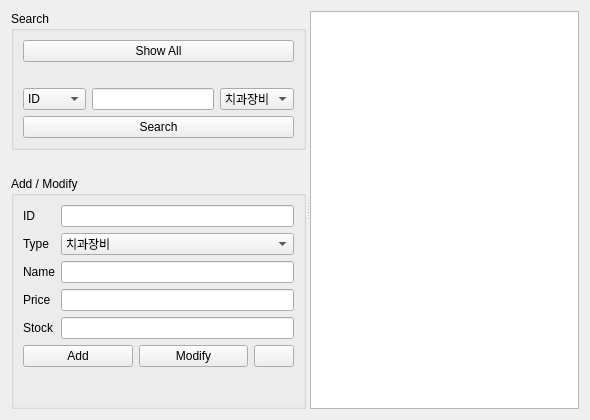
<?xml version="1.0" encoding="UTF-8"?>
<ui version="4.0">
 <class>ProductManagerForm</class>
 <widget class="QWidget" name="ProductManagerForm">
  <property name="geometry">
   <rect>
    <x>0</x>
    <y>0</y>
    <width>590</width>
    <height>420</height>
   </rect>
  </property>
  <property name="windowTitle">
   <string>Client Info</string>
  </property>
  <layout class="QVBoxLayout" name="verticalLayout_3">
   <item>
    <widget class="QSplitter" name="splitter">
     <property name="orientation">
      <enum>Qt::Horizontal</enum>
     </property>
     <widget class="QWidget" name="layoutWidget">
      <layout class="QVBoxLayout" name="toolVerticalLayout">
       <item>
        <widget class="QGroupBox" name="searchGroupBox">
         <property name="title">
          <string>Search</string>
         </property>
         <layout class="QVBoxLayout" name="verticalLayout_2">
          <item>
           <widget class="QPushButton" name="showAllPushButton">
            <property name="text">
             <string>Show All</string>
            </property>
           </widget>
          </item>
          <item>
           <spacer name="verticalSpacer">
            <property name="orientation">
             <enum>Qt::Vertical</enum>
            </property>
            <property name="sizeType">
             <enum>QSizePolicy::Fixed</enum>
            </property>
            <property name="sizeHint" stdset="0">
             <size>
              <width>20</width>
              <height>20</height>
             </size>
            </property>
           </spacer>
          </item>
          <item>
           <layout class="QHBoxLayout" name="searchHorizontalLayout">
            <item>
             <widget class="QComboBox" name="searchComboBox">
              <item>
               <property name="text">
                <string>ID</string>
               </property>
              </item>
              <item>
               <property name="text">
                <string>Type</string>
               </property>
              </item>
              <item>
               <property name="text">
                <string>Name</string>
               </property>
              </item>
             </widget>
            </item>
            <item>
             <widget class="QLineEdit" name="searchLineEdit"/>
            </item>
            <item>
             <widget class="QComboBox" name="searchTypeComboBox">
              <item>
               <property name="text">
                <string>치과장비</string>
               </property>
              </item>
              <item>
               <property name="text">
                <string>치과재료</string>
               </property>
              </item>
              <item>
               <property name="text">
                <string>위생용품</string>
               </property>
              </item>
             </widget>
            </item>
           </layout>
          </item>
          <item>
           <widget class="QPushButton" name="searchPushButton">
            <property name="text">
             <string>Search</string>
            </property>
           </widget>
          </item>
         </layout>
        </widget>
       </item>
       <item>
        <spacer name="verticalSpacer_2">
         <property name="orientation">
          <enum>Qt::Vertical</enum>
         </property>
         <property name="sizeType">
          <enum>QSizePolicy::Fixed</enum>
         </property>
         <property name="sizeHint" stdset="0">
          <size>
           <width>20</width>
           <height>20</height>
          </size>
         </property>
        </spacer>
       </item>
       <item>
        <widget class="QGroupBox" name="inputGroupBox">
         <property name="title">
          <string>Add / Modify</string>
         </property>
         <layout class="QVBoxLayout" name="verticalLayout">
          <item>
           <layout class="QFormLayout" name="clientFormLayout">
            <item row="0" column="0">
             <widget class="QLabel" name="idLabel">
              <property name="text">
               <string>ID</string>
              </property>
              <property name="buddy">
               <cstring>idLineEdit</cstring>
              </property>
             </widget>
            </item>
            <item row="1" column="0">
             <widget class="QLabel" name="typeLabel">
              <property name="text">
               <string>Type</string>
              </property>
             </widget>
            </item>
            <item row="3" column="0">
             <widget class="QLabel" name="priceLabel">
              <property name="text">
               <string>Price</string>
              </property>
              <property name="buddy">
               <cstring>priceLineEdit</cstring>
              </property>
             </widget>
            </item>
            <item row="2" column="0">
             <widget class="QLabel" name="nameLabel">
              <property name="text">
               <string>Name</string>
              </property>
              <property name="buddy">
               <cstring>nameLineEdit</cstring>
              </property>
             </widget>
            </item>
            <item row="0" column="1">
             <widget class="QLineEdit" name="idLineEdit">
              <property name="readOnly">
               <bool>true</bool>
              </property>
             </widget>
            </item>
            <item row="2" column="1">
             <widget class="QLineEdit" name="nameLineEdit"/>
            </item>
            <item row="3" column="1">
             <widget class="QLineEdit" name="priceLineEdit"/>
            </item>
            <item row="4" column="0">
             <widget class="QLabel" name="stockLabel">
              <property name="text">
               <string>Stock</string>
              </property>
             </widget>
            </item>
            <item row="4" column="1">
             <widget class="QLineEdit" name="stockLineEdit"/>
            </item>
            <item row="1" column="1">
             <widget class="QComboBox" name="typeComboBox">
              <item>
               <property name="text">
                <string>치과장비</string>
               </property>
              </item>
              <item>
               <property name="text">
                <string>치과재료</string>
               </property>
              </item>
              <item>
               <property name="text">
                <string>위생용품</string>
               </property>
              </item>
             </widget>
            </item>
           </layout>
          </item>
          <item>
           <layout class="QHBoxLayout" name="addHorizontalLayout">
            <item>
             <widget class="QPushButton" name="addPushButton">
              <property name="text">
               <string>Add</string>
              </property>
             </widget>
            </item>
            <item>
             <widget class="QPushButton" name="modifyPushButton">
              <property name="text">
               <string>Modify</string>
              </property>
             </widget>
            </item>
            <item>
             <widget class="QPushButton" name="cleanPushButton">
              <property name="sizePolicy">
               <sizepolicy hsizetype="Fixed" vsizetype="Fixed">
                <horstretch>0</horstretch>
                <verstretch>0</verstretch>
               </sizepolicy>
              </property>
              <property name="text">
               <string/>
              </property>
              <property name="icon">
               <iconset resource="resource.qrc">
                <normaloff>:/images/erase.png</normaloff>:/images/erase.png</iconset>
              </property>
             </widget>
            </item>
           </layout>
          </item>
          <item>
           <spacer name="verticalSpacer_3">
            <property name="orientation">
             <enum>Qt::Vertical</enum>
            </property>
            <property name="sizeHint" stdset="0">
             <size>
              <width>20</width>
              <height>40</height>
             </size>
            </property>
           </spacer>
          </item>
         </layout>
        </widget>
       </item>
      </layout>
     </widget>
     <widget class="QWidget" name="verticalLayoutWidget">
      <layout class="QVBoxLayout" name="listVerticalLayout">
       <item>
        <widget class="QTreeView" name="treeView">
         <property name="editTriggers">
          <set>QAbstractItemView::NoEditTriggers</set>
         </property>
         <property name="rootIsDecorated">
          <bool>false</bool>
         </property>
        </widget>
       </item>
      </layout>
     </widget>
    </widget>
   </item>
  </layout>
 </widget>
 <resources>
  <include location="resource.qrc"/>
 </resources>
 <connections/>
</ui>
